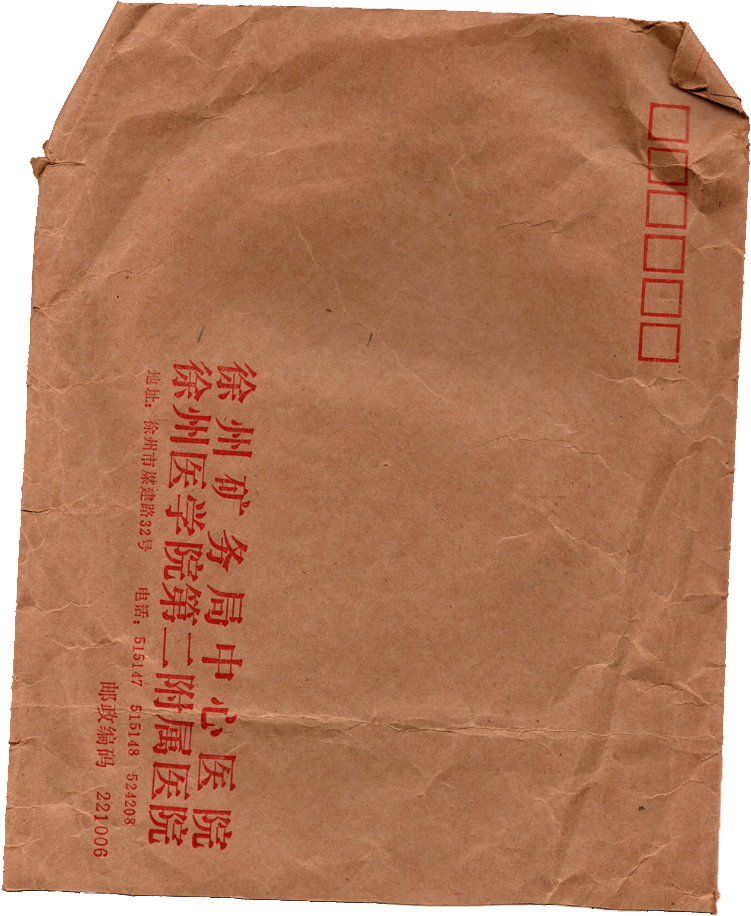
#> input picture assets/home/bag-back.png, 751 x 916 px
$ python crop_photos.py assets/home out
#> lines starting #> are read from the running program, lines starting #| are printed output that depends on the picture; after the words box and inside, x2 and y2 are one past the last pixel; in counts of white or black regions, pixels touching at a corner belong together
#> in crop_all, image is the input picture: PIL image 751x916 RGBA; mean R, G, B, A 175.8, 120.8, 91.9, 232.2
from __future__ import annotations

import argparse
from collections import deque
from pathlib import Path

import numpy as np
from PIL import Image


WHITE_THRESHOLD = 248
MAX_WORK_SIZE = 1400
MIN_COMPONENT_AREA = 450
MIN_BOX_SIDE = 28


def rgb_and_alpha(image: Image.Image) -> tuple[Image.Image, np.ndarray]:
    rgba = image.convert("RGBA")
    return rgba.convert("RGB"), np.asarray(rgba)[..., 3]


def dilate(mask: np.ndarray, radius: int) -> np.ndarray:
    if radius <= 0:
        return mask
    h, w = mask.shape
    padded = np.pad(mask, radius, mode="constant", constant_values=False)
    out = np.zeros_like(mask, dtype=bool)
    for dy in range(radius * 2 + 1):
        for dx in range(radius * 2 + 1):
            out |= padded[dy : dy + h, dx : dx + w]
    return out


def erode(mask: np.ndarray, radius: int) -> np.ndarray:
    if radius <= 0:
        return mask
    h, w = mask.shape
    padded = np.pad(mask, radius, mode="constant", constant_values=True)
    out = np.ones_like(mask, dtype=bool)
    for dy in range(radius * 2 + 1):
        for dx in range(radius * 2 + 1):
            out &= padded[dy : dy + h, dx : dx + w]
    return out


def connected_boxes(mask: np.ndarray) -> list[tuple[int, int, int, int, int]]:
    h, w = mask.shape
    seen = np.zeros(mask.shape, dtype=bool)
    boxes: list[tuple[int, int, int, int, int]] = []

    ys, xs = np.nonzero(mask)
    for start_y, start_x in zip(ys, xs):
        if seen[start_y, start_x]:
            continue
        queue: deque[tuple[int, int]] = deque([(int(start_y), int(start_x))])
        seen[start_y, start_x] = True
        min_x = max_x = int(start_x)
        min_y = max_y = int(start_y)
        area = 0

        while queue:
            y, x = queue.popleft()
            area += 1
            if x < min_x:
                min_x = x
            if x > max_x:
                max_x = x
            if y < min_y:
                min_y = y
            if y > max_y:
                max_y = y

            for ny in (y - 1, y, y + 1):
                if ny < 0 or ny >= h:
                    continue
                for nx in (x - 1, x, x + 1):
                    if nx < 0 or nx >= w or seen[ny, nx] or not mask[ny, nx]:
                        continue
                    seen[ny, nx] = True
                    queue.append((ny, nx))

        boxes.append((min_x, min_y, max_x + 1, max_y + 1, area))
    return boxes


# [6 lines left out: function intersection_area, not called in this run]


def merge_overlapping(boxes: list[tuple[int, int, int, int]]) -> list[tuple[int, int, int, int]]:
    merged: list[tuple[int, int, int, int]] = []
    for box in sorted(boxes, key=lambda b: (b[1], b[0])):
        absorbed = False
        for i, existing in enumerate(merged):
            inter = intersection_area(box, existing)
            if inter == 0:
                continue
            box_area = (box[2] - box[0]) * (box[3] - box[1])
            existing_area = (existing[2] - existing[0]) * (existing[3] - existing[1])
            if inter / min(box_area, existing_area) > 0.85:
                merged[i] = (
                    min(box[0], existing[0]),
                    min(box[1], existing[1]),
                    max(box[2], existing[2]),
                    max(box[3], existing[3]),
                )
                absorbed = True
                break
        if not absorbed:
            merged.append(box)
    return sorted(merged, key=lambda b: (b[1], b[0]))


def detect_boxes(image: Image.Image) -> list[tuple[int, int, int, int]]:
    rgb, alpha = rgb_and_alpha(image)
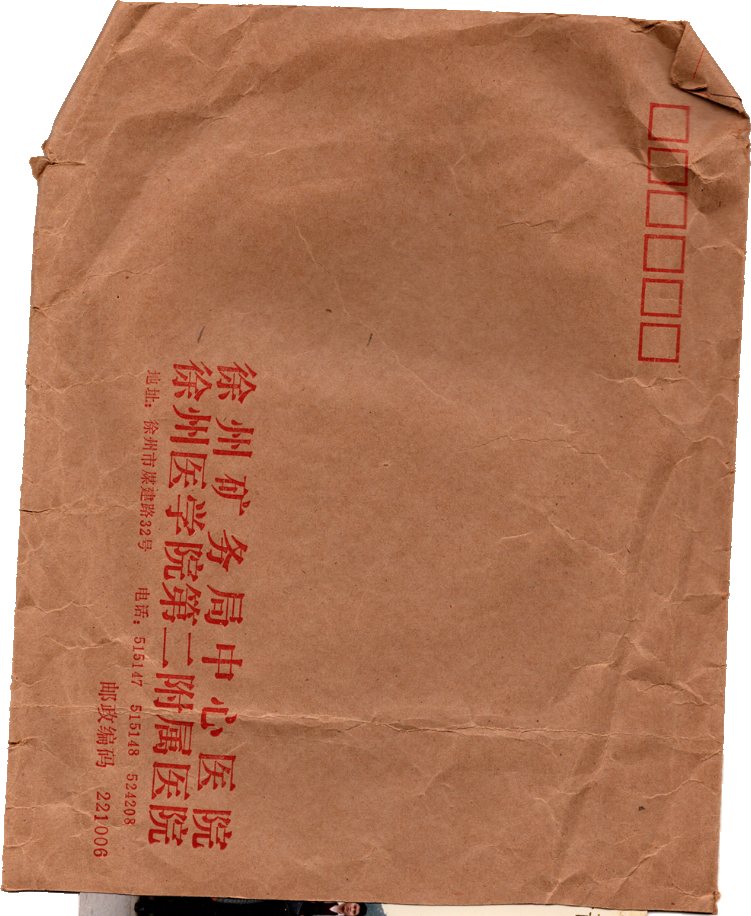
#> rgb: PIL image 751x916 RGB; mean R, G, B 175.8, 120.8, 91.9
    w, h = rgb.size
    scale = min(1.0, MAX_WORK_SIZE / max(w, h))
    work_w = max(1, int(round(w * scale)))
    work_h = max(1, int(round(h * scale)))

    small_rgb = rgb.resize((work_w, work_h), Image.Resampling.BILINEAR)
    small_alpha = Image.fromarray(alpha).resize((work_w, work_h), Image.Resampling.BILINEAR)

    arr = np.asarray(small_rgb)
    alpha_arr = np.asarray(small_alpha)
    near_white = np.all(arr >= WHITE_THRESHOLD, axis=2)
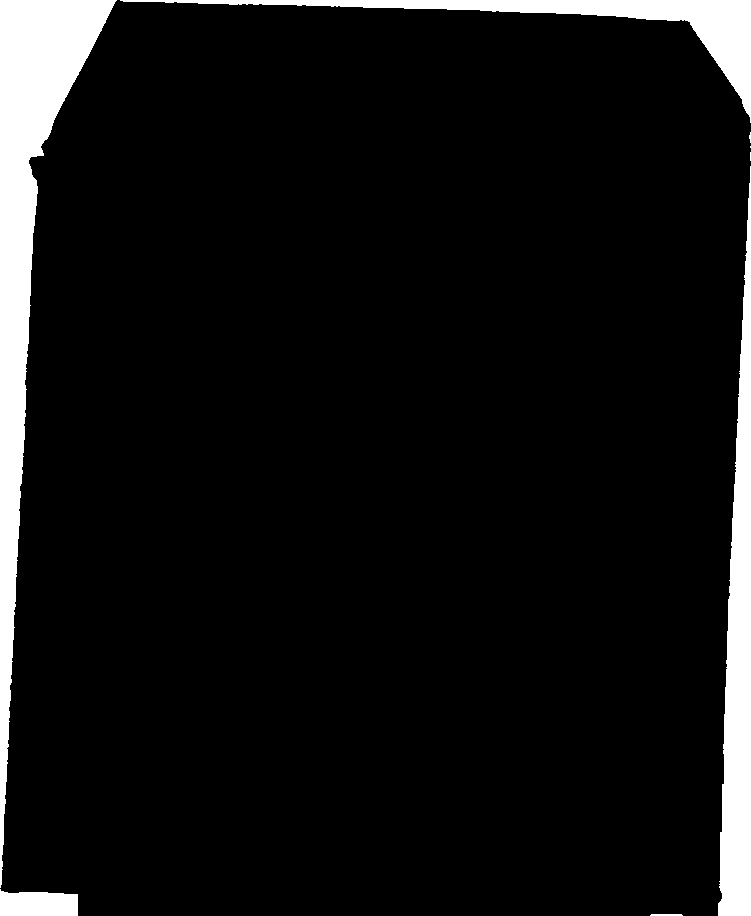
#> near_white: shape (916, 751) bool; 7.5% white; 8 white regions (3 under 20 px), largest, box (x1, y1, x2, y2) and area: (0, 0, 117, 888) 26135, (718, 166, 751, 916) 13738, (120, 0, 751, 123) 9608, (0, 889, 78, 916) 1823, (650, 914, 683, 916) 64
    visible = alpha_arr > 8
#> visible: shape (916, 751) bool; 91.3% white; 6 black regions (3 under 20 px), largest, box (x1, y1, x2, y2) and area: (0, 0, 711, 916) 36028, (718, 165, 751, 916) 13965, (119, 0, 751, 124) 9691
    channel_range = np.max(arr, axis=2) - np.min(arr, axis=2)
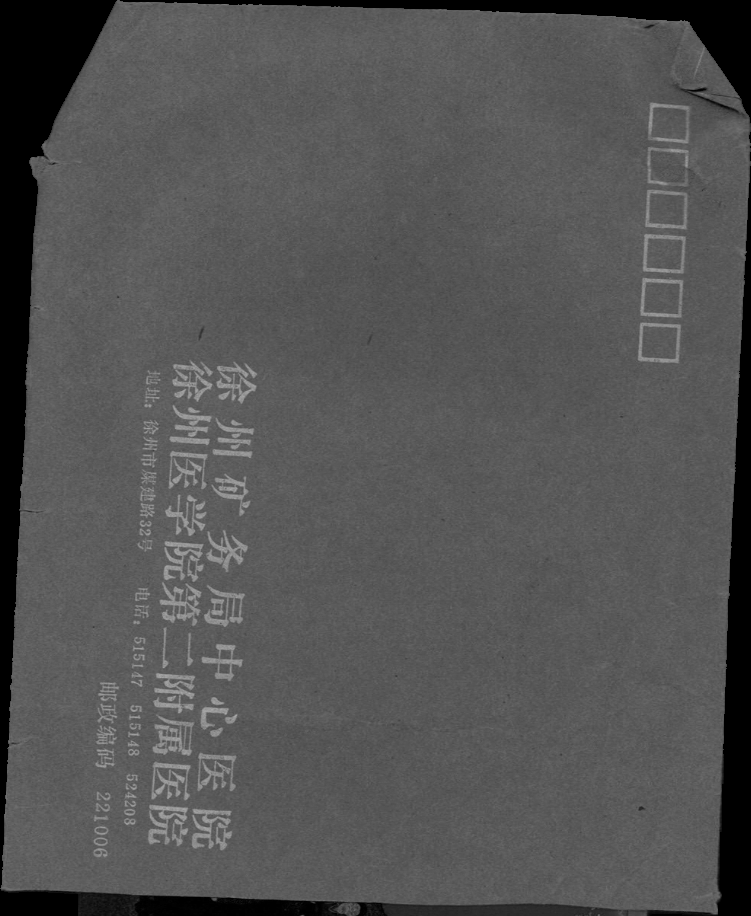
#> channel_range: shape (916, 751); min 0, max 171, mean 83.9
    colored = channel_range > 18
#> colored: shape (916, 751) bool; 91.9% white; 50 black regions (40 under 20 px), largest, box (x1, y1, x2, y2) and area: (0, 0, 117, 888) 26135, (648, 166, 751, 916) 13989, (120, 0, 751, 123) 9608
    dark_or_paper = np.min(arr, axis=2) < 246
#> dark_or_paper: shape (916, 751) bool; 92.5% white; 8 black regions (3 under 20 px), largest, box (x1, y1, x2, y2) and area: (0, 0, 117, 888) 26135, (718, 166, 751, 916) 13745, (120, 0, 751, 123) 9608, (0, 889, 78, 916) 1823, (650, 914, 685, 916) 66
    mask = (~near_white) & (dark_or_paper | colored) & (visible | colored)
#> mask: shape (916, 751) bool; 91.9% white; 45 black regions (34 under 20 px), largest, box (x1, y1, x2, y2) and area: (0, 0, 117, 888) 26135, (718, 166, 751, 916) 13777, (120, 0, 751, 123) 9608

    # Remove scanner dust, then bridge photo borders/text into one component.
    clean = dilate(mask, 1)
    clean = erode(clean, 1)
#> after the loop in erode, `for dy in range(radius * 2 + 1):`:
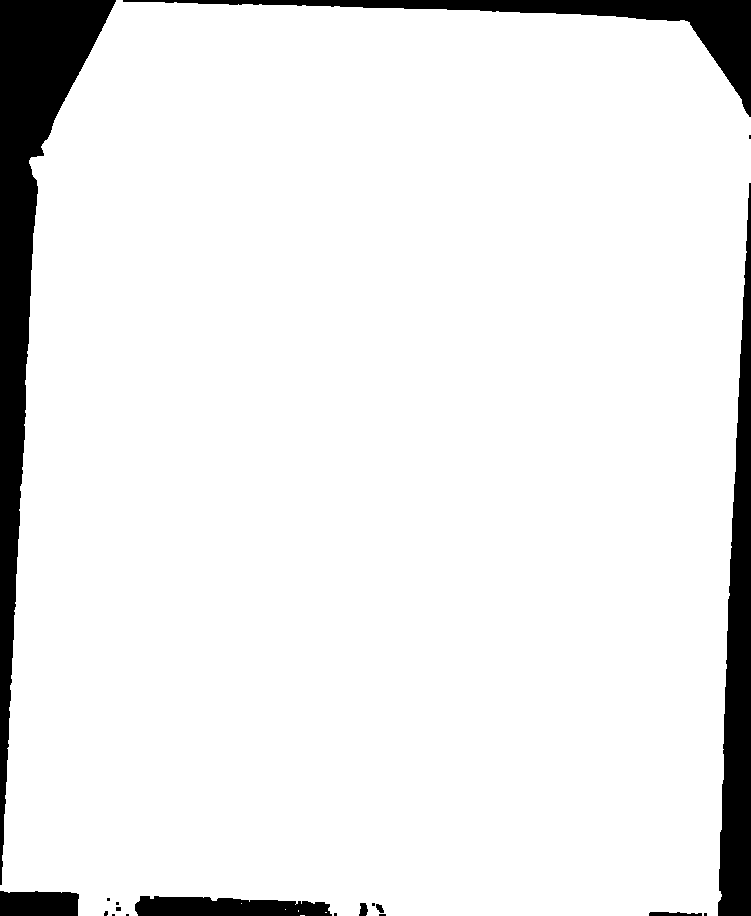
#> out: shape (916, 751) bool; 92% white; 19 black regions (10 under 20 px), largest, box (x1, y1, x2, y2) and area: (0, 0, 116, 885) 26117, (718, 183, 751, 916) 13737, (123, 0, 751, 117) 9593
    group_radius = max(2, int(round(max(work_w, work_h) * 0.003)))
    grouped = dilate(clean, group_radius)
#> call 2 of dilate, with radius = 3
#> in dilate (call 2), `padded = np.pad(mask, radius, mode="constant", constant_values=False)`:
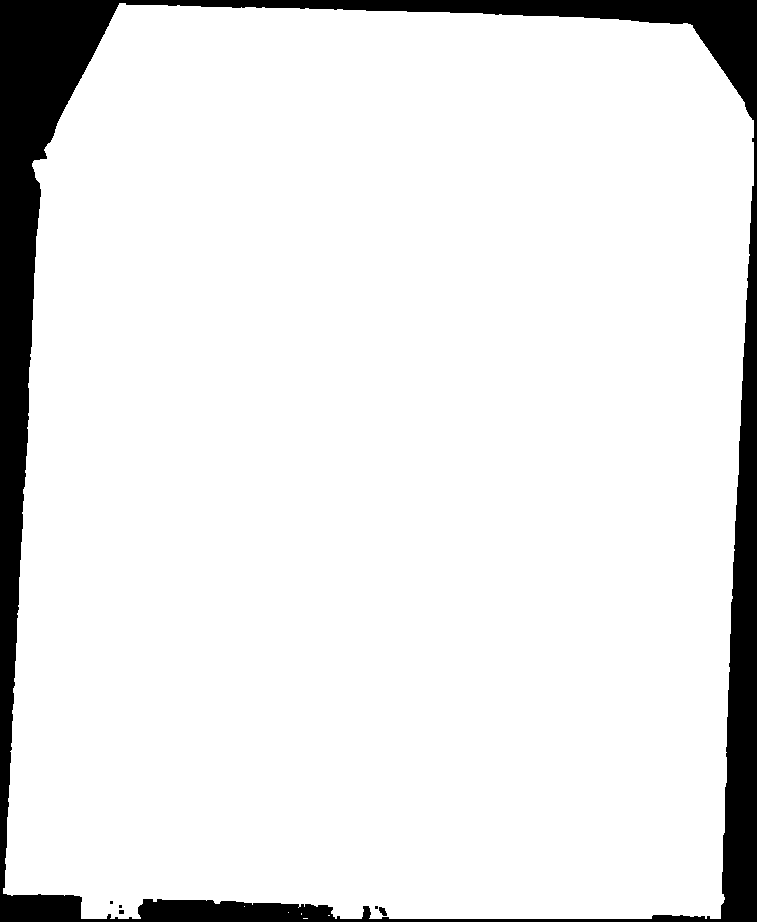
#> padded: shape (922, 757) bool; 90.7% white; 6 black regions (3 under 20 px), largest, box (x1, y1, x2, y2) and area: (0, 0, 757, 922) 64924, (379, 907, 387, 916) 47, (119, 910, 124, 914) 20
#> after the loop in dilate (call 2), `for dy in range(radius * 2 + 1):`:
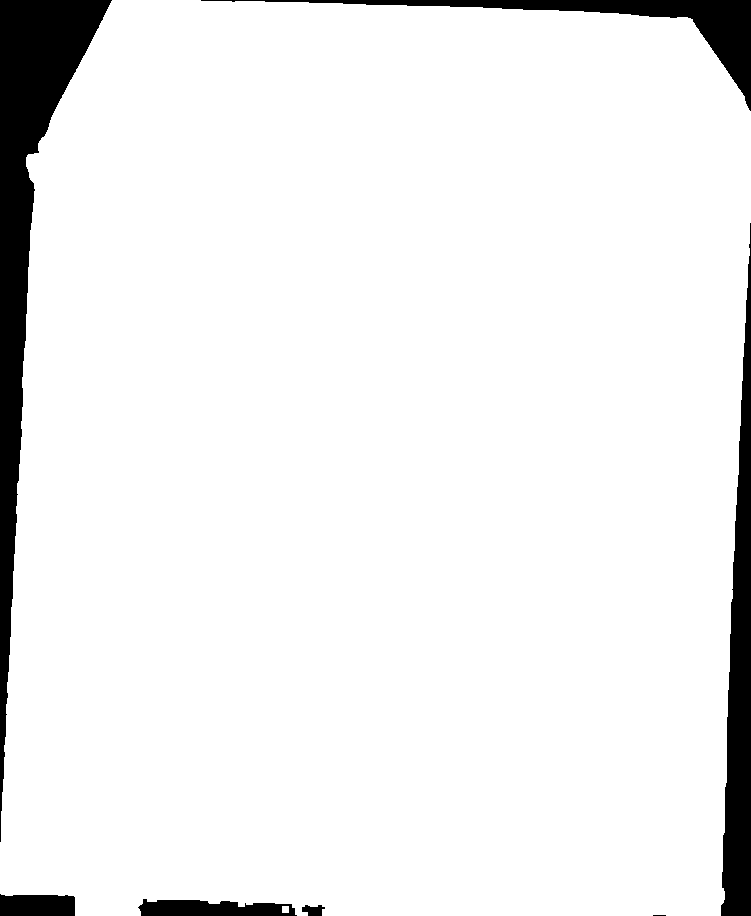
#> out: shape (916, 751) bool; 93.4% white; 7 black regions (1 under 20 px), largest, box (x1, y1, x2, y2) and area: (0, 0, 112, 842) 23008, (721, 223, 751, 916) 11413, (201, 0, 751, 111) 7381, (138, 899, 297, 916) 2075, (0, 894, 75, 916) 1553, (302, 905, 325, 916) 178

    raw_boxes: list[tuple[int, int, int, int]] = []
    for x1, y1, x2, y2, area in connected_boxes(grouped):
#> in connected_boxes, `h, w = mask.shape`: h = 916; w = 751
        bw = x2 - x1
        bh = y2 - y1
        if area < MIN_COMPONENT_AREA or bw < MIN_BOX_SIDE or bh < MIN_BOX_SIDE:
            continue
        if bw * bh < 1600:
            continue

        component_mask = grouped[y1:y2, x1:x2]
        if np.any(component_mask):
            visible_ratio = float(np.mean(visible[y1:y2, x1:x2][component_mask]))
            range_p90 = float(np.percentile(channel_range[y1:y2, x1:x2][component_mask], 90))
            if visible_ratio < 0.02 and range_p90 < 55:
                continue

        margin = max(10, int(round(max(bw, bh) * 0.07)))
        ox1 = max(0, int(np.floor((x1 - margin) / scale)))
        oy1 = max(0, int(np.floor((y1 - margin) / scale)))
        ox2 = min(w, int(np.ceil((x2 + margin) / scale)))
        oy2 = min(h, int(np.ceil((y2 + margin) / scale)))
        raw_boxes.append((ox1, oy1, ox2, oy2))
#> this loop made 2 passes
#> after the loop, raw_boxes = [(0, 0, 751, 916)]

    return merge_overlapping(raw_boxes)
#> the loop in merge_overlapping, `for box in sorted(boxes, key=lambda b: (b[1], b[0])):` made 1 pass


def clean_crop_rgba(rgba_crop: Image.Image) -> Image.Image:
    arr = np.asarray(rgba_crop).copy()
    rgb = arr[..., :3]
    alpha = arr[..., 3]
    channel_range = np.max(rgb, axis=2) - np.min(rgb, axis=2)

    visible_ratio = float(np.mean(alpha > 8))
    range_p90 = float(np.percentile(channel_range, 90))
    if visible_ratio < 0.02 and range_p90 > 55:
        return Image.fromarray(rgb, "RGB")

    rgb[alpha <= 8] = 255
    return Image.fromarray(rgb, "RGB")


def crop_all(source_dir: Path, output_dir: Path, dry_run: bool) -> None:
    output_dir.mkdir(parents=True, exist_ok=True)
    total = 0
    for source in sorted(source_dir.glob("*.png")):
        image = Image.open(source)
        rgba = image.convert("RGBA")
        boxes = detect_boxes(image)
#> boxes = [(0, 0, 751, 916)]
        print(f"{source.name}: {len(boxes)}")
#| bag-back.png: 1
        if dry_run:
            total += len(boxes)
            continue

        stem_dir = output_dir / source.stem
        stem_dir.mkdir(parents=True, exist_ok=True)
        for idx, box in enumerate(boxes, start=1):
            crop = clean_crop_rgba(rgba.crop(box))
            out = stem_dir / f"{source.stem}_{idx:02d}.png"
            crop.save(out)
#> this loop made 1 pass
#> (idx, box, visible_ratio in clean_crop_rgba, range_p90 in clean_crop_rgba) on pass 1: (1, (0, 0, 751, 916), 0.913, 97)
        total += len(boxes)
#> total = 1
#> pass 2 of the loop in crop_all, `for source in sorted(source_dir.glob("*.png")):`:
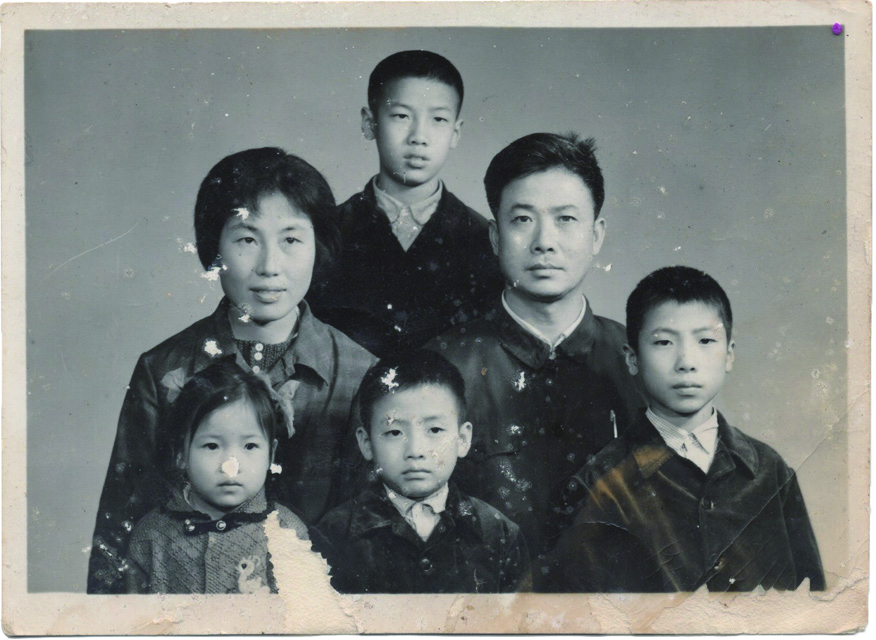
#> input picture assets/home/family-photo.png, 876 x 640 px
#> in crop_all, image is the input picture: PIL image 876x640 RGBA; mean R, G, B, A 119.4, 124.7, 121.8, 251.5
#> rgb: PIL image 876x640 RGB
#> alpha: shape (640, 876)
#> in detect_boxes (call 2), `near_white = np.all(arr >= WHITE_THRESHOLD, axis=2)`:
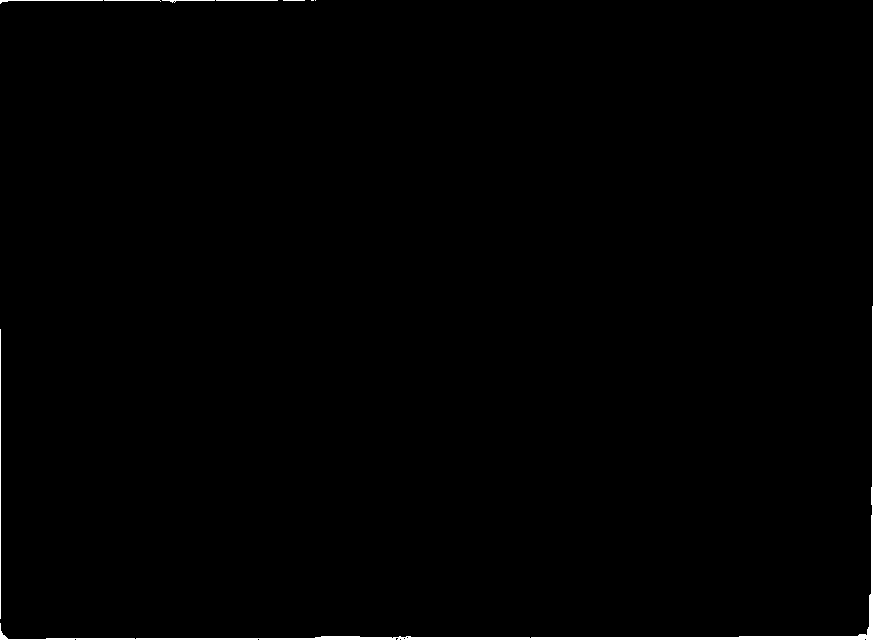
#> near_white: shape (640, 876) bool; 1% white; 9 white regions (2 under 20 px), largest, box (x1, y1, x2, y2) and area: (0, 0, 876, 640) 4974, (0, 329, 1, 619) 290, (0, 0, 103, 4) 114
#> channel_range: shape (640, 876)
#> after the loop in dilate (call 4), `for dy in range(radius * 2 + 1):`:
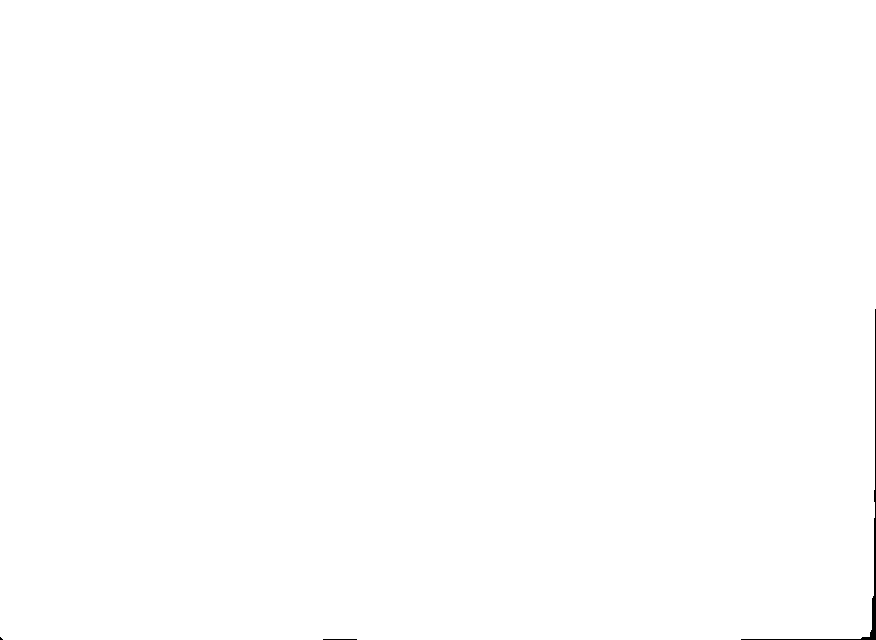
#> out: shape (640, 876) bool; 99.9% white; 3 black regions (1 under 20 px), largest, box (x1, y1, x2, y2) and area: (741, 309, 876, 640) 715, (323, 639, 357, 640) 34
#> the loop in detect_boxes (call 2), `for x1, y1, x2, y2, area in connected_boxes(grouped):` made 1 pass
#> (x1, y1, x2, y2, area, bw, bh, visible_ratio) on pass 1: (0, 0, 876, 640, 559885, 876, 640, 0.991)
#> after the loop in detect_boxes (call 2), `for x1, y1, x2, y2, area in connected_boxes(grouped):`: raw_boxes = [(0, 0, 876, 640)]
#> the loop in merge_overlapping (call 2), `for box in sorted(boxes, key=lambda b: (b[1], b[0])):` made 1 pass
#| family-photo.png: 1
#> the loop in crop_all, `for idx, box in enumerate(boxes, start=1):` made 1 pass
#> (idx, box, visible_ratio in clean_crop_rgba, range_p90 in clean_crop_rgba) on pass 1: (1, (0, 0, 876, 640), 0.99, 22)
#> total = 2
    print(f"total: {total}")
#| total: 2


def main() -> None:
    parser = argparse.ArgumentParser()
    parser.add_argument("source_dir", type=Path)
    parser.add_argument("output_dir", type=Path)
    parser.add_argument("--dry-run", action="store_true")
    args = parser.parse_args()
    crop_all(args.source_dir, args.output_dir, args.dry_run)


if __name__ == "__main__":
    main()
